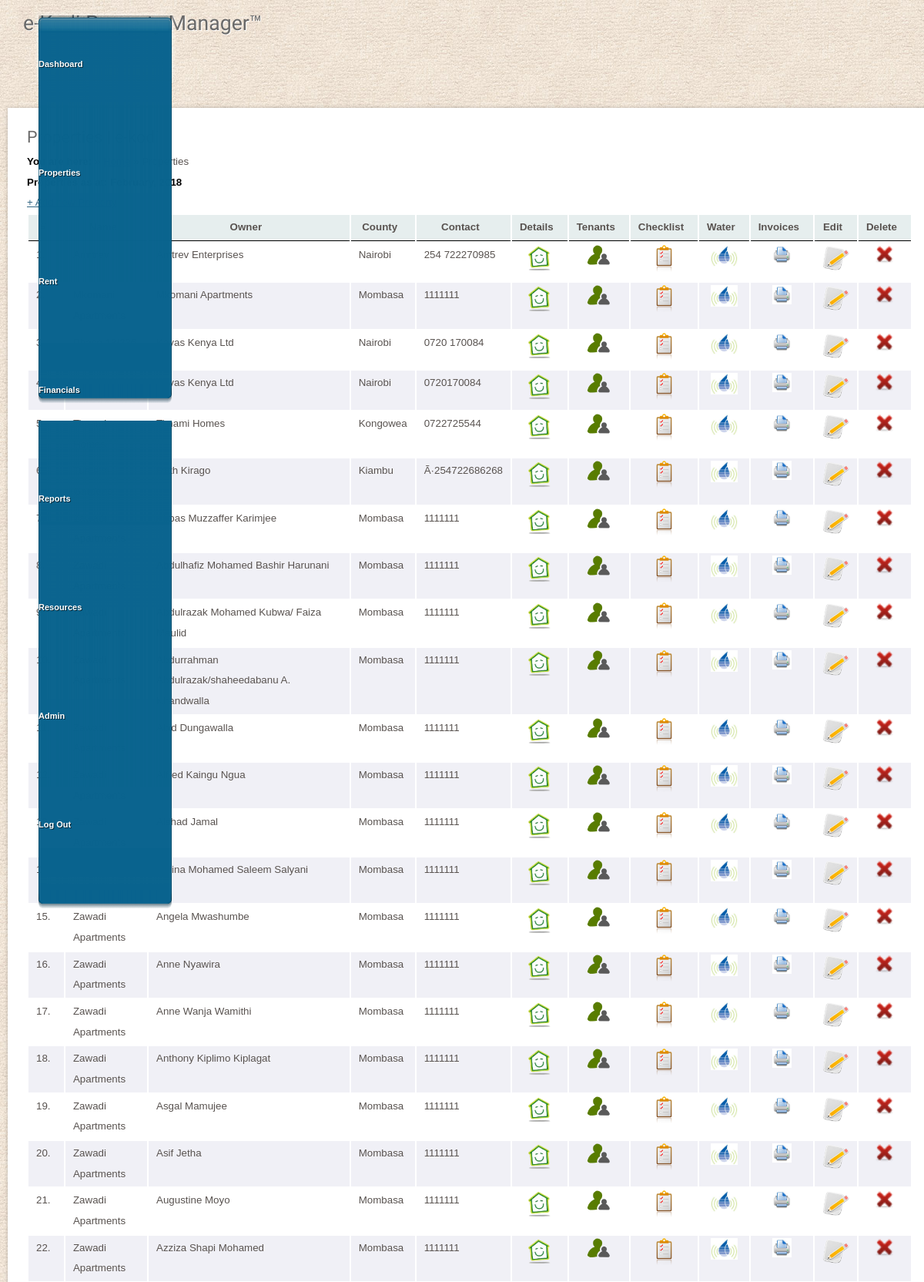
Page /property_listings.php (signed in, upper part) on the committed database.
### tables this page shows
CREATE TABLE `property_details` (
  `id` int(5) NOT NULL AUTO_INCREMENT,
  `property_name` varchar(150) DEFAULT NULL,
  `physical_address` longtext,
  `location` varchar(100) DEFAULT NULL,
  `property_owner` varchar(150) DEFAULT NULL,
  `propety_contact` varchar(50) DEFAULT NULL,
  `deposit` int(5) DEFAULT NULL,
  `bank_name` varchar(50) DEFAULT NULL,
  `bank_branch` varchar(50) DEFAULT NULL,
  `account_name` varchar(100) DEFAULT NULL,
  `account_number` varchar(150) DEFAULT NULL,
  `property_code` varchar(100) DEFAULT NULL,
  `commission` int(5) DEFAULT NULL,
  `penalties_day` int(5) DEFAULT NULL,
  `penalties` int(5) DEFAULT NULL,
  `transactiontime` datetime DEFAULT NULL,
  `property_month` int(11) DEFAULT NULL,
  `property_year` int(11) DEFAULT NULL,
  `email_address` varchar(50) DEFAULT NULL,
  `water_cost` int(11) DEFAULT NULL,
  `taxes` varchar(5) DEFAULT NULL,
  `lr_number` varchar(40) DEFAULT NULL,
  `construction_year` varchar(5) DEFAULT NULL,
  `property_type` varchar(15) DEFAULT NULL,
  `manager_id` int(10) DEFAULT NULL,
  `UID` int(10) DEFAULT NULL,
  `owner_id` int(5) DEFAULT NULL,
  PRIMARY KEY (`id`)
);

### property_listings.php (the view, shortened to what this page needs)
<?php
	$adminstatus = 3;
	$property_manager_id = "";
	if (!empty($_SESSION)){
		$adminstatus = $_SESSION["adminstatus"] ;
		$property_manager_id = $_SESSION["property_manager_id"] ;
	}
	if($adminstatus == 3){
		include_once('includes/header.php');
		?>
		<script type="text/javascript">
			document.location = "insufficient_permission.php";
		</script>
		<?php
	}
	else{
		$page_title = "Properties";
		$repair_period = date("F, Y");
		include_once('includes/header.php');
				?>
		<div id="page">
			<div id="content">
				<div class="post">
					<h2><?php echo $page_title ?> | e-kodi</h2>
					<strong>You are here:</strong> &raquo; <a href="index.php">Home</a> &raquo; Properties<br />
					<strong>Properties as at: <?php echo $repair_period ?></strong><br />
					<a href="create_property.php">+ Add new Property</a>
					<table width="100%" border="0" cellspacing="2" class="display" cellpadding="2" id="example">
						<thead bgcolor="#E6EEEE">
							<tr>
								<th>#</th>
								<th>Name</th>
								<th>Owner</th>
								<th>County</th>
								<th>Contact</th>
								<th>Details</th>
								<th>Tenants</th>
								<th>Checklist</th>
								<th>Water</th>
								<th>Invoices</th>
								<th>Edit</th>
								<th>Delete</th>
							</tr>
						</thead>
						<tbody>
						<?php
						if($property_manager_id == 0){
							$result_suppliers = mysql_query("select id, property_code, commission, deposit, property_owner, property_name, location, propety_contact, taxes from property_details order by property_name, property_owner asc");
						}
							$intcount = 0;
							while ($row = mysql_fetch_array($result_suppliers))
							{
								$intcount++;
								$id = $row['id'];
								$property_name = $row['property_name'];
								$string = substr($property_name, 0, 2);
								if($string == 'ZA'){
									$property_name = 'Zawadi Apartments';
								}
								else{
									$property_name = $property_name;
									$property_name = ucwords(strtolower($property_name));
								}
								$property_owner = $row['property_owner'];
								$property_owner = ucwords(strtolower($property_owner));
								$location = $row['location'];
								$propety_contact = $row['propety_contact'];
								if ($intcount % 2 == 0) {
									$display= '<tr bgcolor = #F0F0F6>';
								}
								else {
									$display= '<tr>';
								}
								echo $display;
									echo "<td valign='top'>$intcount.</td>";
									echo "<td valign='top'>$property_name</td>";
									echo "<td valign='top'>$property_owner</td>";
									echo "<td valign='top'>$location</td>";
									echo "<td valign='top'>$propety_contact</td>";
									if($adminstatus == '5'){
										echo "<td valign='top' align='center'><a href='#' title = 'View Unit Blocks for $property_name'><img src='images/units.png' width='35px'></a></td>";
										echo "<td valign='top' align='center'><a href='#' title = 'View Tenants for $property_name'><img src='images/tenant.png' width='35px'></a></td>";
										echo "<td valign='top' align='center'><a title = 'Create Property Checklist for $property_name' href='#'><img src='images/checklist-icon.png' width='35px'></a></td>";
										echo "<td valign='top' align='center'><a title = 'Enter Water Meter Readings for $property_name' href='#'><img src='images/water.jpg' width='35px'></a></td>";
										echo "<td valign='top' align='center'><a title = 'Delete $property_name Details' href='print_bulk_tenant_invoice.php?property_id=$id'><img src='images/printer.jpg' width='25px'></a></td>";
										echo "<td valign='top' align='center'><a title = 'Edit Detail' href='#'><img src='images/edit.png' width='35px'></a></td>";
										echo "<td valign='top' align='center'><a title = 'Delete $property_name Details' href='property_listings.php?id=$id&action=delete'><img src='images/delete.png' width='25px'></a></td>";
									}
									else{
										echo "<td valign='top' align='center'><a href='detailed_property_listing.php?id=$id' title = 'View Unit Blocks for $property_name'><img src='images/units.png' width='35px'></a></td>";
										echo "<td valign='top' align='center'><a href='tenant_listings.php?property_name=$id' title = 'View Tenants for $property_name'><img src='images/tenant.png' width='35px'></a></td>";
										echo "<td valign='top' align='center'><a title = 'Create Property Checklist for $property_name' href='checklist_locations.php?property_id=$id'><img src='images/checklist-icon.png' width='35px'></a></td>";
										echo "<td valign='top' align='center'><a title = 'Enter Water Meter Readings for $property_name' href='water_tenant_listings.php?property_name=$id'><img src='images/water.jpg' width='35px'></a></td>";
										echo "<td valign='top' align='center'><a title = 'Delete $property_name Details' href='print_bulk_tenant_invoice.php?property_id=$id'><img src='images/printer.jpg' width='25px'></a></td>";
										echo "<td valign='top' align='center'><a title = 'Edit Detail' href='create_property.php?id=$id&action=edit'><img src='images/edit.png' width='35px'></a></td>";
										echo "<td valign='top' align='center'><a title = 'Delete $property_name Details' href='property_listings.php?id=$id&action=delete'><img src='images/delete.png' width='25px'></a></td>";
									}
								echo "</tr>";
								}
							?>
						</tbody>
					</table>
				</div>
			</div>
			<br class="clearfix" />
			</div>
		</div>
<?php
	}
	include_once('includes/footer.php');
?>

### css/style.css (style rules this page uses)
* { padding: 0; margin: 0; }
a { text-decoration: underline; color: #336784; }
body { color: #595350; line-height: 2em; background: #ECE0D2 url(../images/bg.jpg); font-size: 10pt; }
body,input { font-family: 'Ubuntu', Kreon, Verdana, sans-serif; }
strong { color: #000; }
h1,h2,h3,h4 { font-weight: normal; }
h2,h3,h4 { color: #696969; font-family: 'Montserrat', 'Ubuntu Condensed', Verdana, sans-serif; margin-bottom: 0.25em; }
h2 { font-size: 1.6em; }
.post { margin: 0 0 40px 0; }
#content { background: #FFF; width: 1150px; padding: 25px; float: left; box-shadow: 0px 0px 5px 0px rgba(0,0,0,0.25); }
#page { width: 1180px; padding: 0; margin: 20px 0 10px 0; position: relative; }

### css/demo_table.css (style rules this page uses)
table.display { margin: 0 auto; clear: both; width: 100%; }
table.display thead th { padding: 3px 18px 3px 10px; border-bottom: 1px solid black; font-weight: bold; cursor: pointer; * cursor: hand; }
table.display td { padding: 3px 10px; }

### rows in the picture
property_details: property_owner "Amtrev Enterprises", location "Nairobi", propety_contact "254 722270985"
property_details: property_owner "Mkomani Apartments", location "Mombasa", propety_contact "1111111"
property_details: property_owner "Kayas Kenya Ltd", location "Nairobi", propety_contact "0720 170084"
property_details: property_owner "Kayas Kenya Ltd", location "Nairobi", propety_contact "0720170084"
property_details: property_owner "Timami Homes", location "Kongowea", propety_contact "0722725544"
property_details: property_owner "Ruth Kirago", location "Kiambu", propety_contact "Ã·254722686268"
property_details: property_owner "Abbas Muzzaffer Karimjee", location "Mombasa", propety_contact "1111111"
property_details: property_owner "Abdulhafiz Mohamed Bashir Harunani", location "Mombasa", propety_contact "1111111"
property_details: property_owner "Abdulrazak Mohamed Kubwa/ Faiza…", location "Mombasa", propety_contact "1111111"
property_details: property_owner "Abdurrahman Abdulrazak/shaheedabanu A. Khandwalla", location "Mombasa", propety_contact "1111111"
property_details: property_owner "Abid Dungawalla", location "Mombasa", propety_contact "1111111"
property_details: property_owner "Alfred Kaingu Ngua", location "Mombasa", propety_contact "1111111"
property_details: property_owner "Alshad Jamal", location "Mombasa", propety_contact "1111111"
property_details: property_owner "Amina Mohamed Saleem Salyani", location "Mombasa", propety_contact "1111111"
property_details: property_name "Zawadi Apartments", property_owner "Angela Mwashumbe", location "Mombasa", propety_contact "1111111"
property_details: property_name "Zawadi Apartments", property_owner "Anne Nyawira", location "Mombasa", propety_contact "1111111"
property_details: property_name "Zawadi Apartments", property_owner "Anne Wanja Wamithi", location "Mombasa", propety_contact "1111111"
property_details: property_name "Zawadi Apartments", property_owner "Anthony Kiplimo Kiplagat", location "Mombasa", propety_contact "1111111"
property_details: property_name "Zawadi Apartments", property_owner "Asgal Mamujee", location "Mombasa", propety_contact "1111111"
property_details: property_name "Zawadi Apartments", property_owner "Asif Jetha", location "Mombasa", propety_contact "1111111"
property_details: property_name "Zawadi Apartments", property_owner "Augustine Moyo", location "Mombasa", propety_contact "1111111"
property_details: property_name "Zawadi Apartments", property_owner "Azziza Shapi Mohamed", location "Mombasa", propety_contact "1111111"
